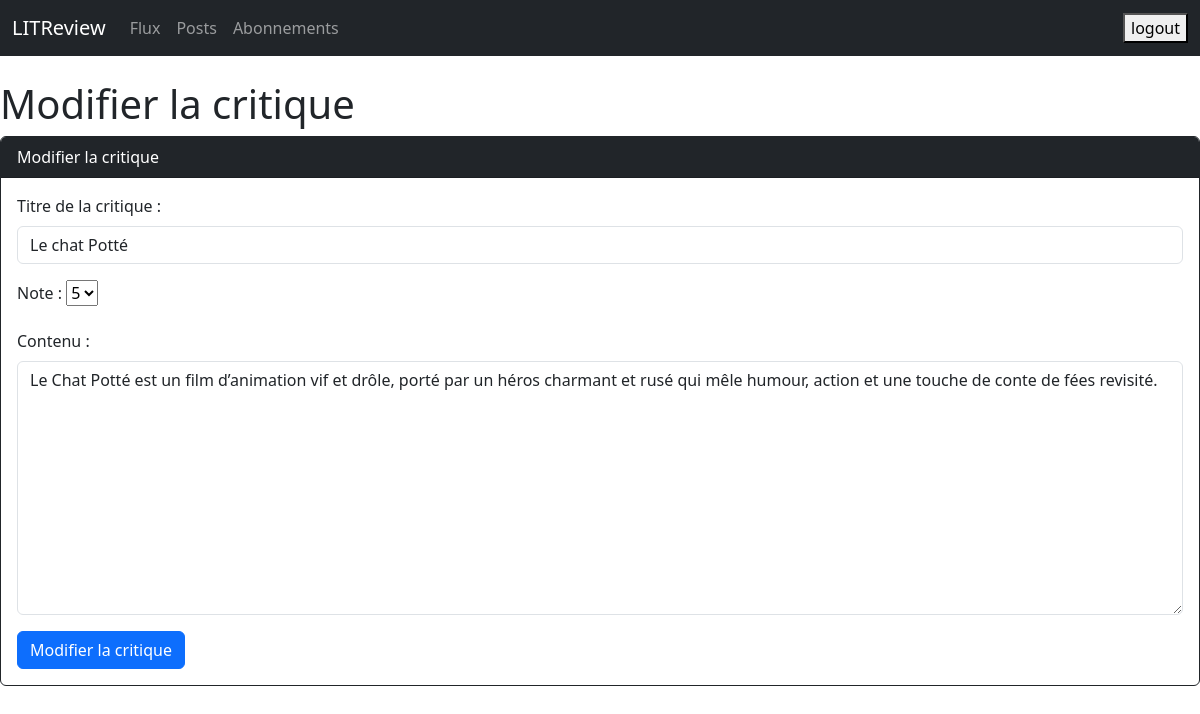
The app's page /reviews/review/12/edit/ (signed in) with its own data.
### reviews/models.py (models this page shows)
class Review(models.Model):
    ticket = models.ForeignKey(to=Ticket, on_delete=models.CASCADE)
    rating = models.PositiveSmallIntegerField(
        validators=[MinValueValidator(0), MaxValueValidator(5)])
    headline = models.CharField(max_length=128)
    body = models.CharField(max_length=8192, blank=True)
    user = models.ForeignKey(
        to=settings.AUTH_USER_MODEL, on_delete=models.CASCADE)
    time_created = models.DateTimeField(auto_now_add=True)

### reviews/views.py (the view)
# urls.py: path('review/<int:review_id>/edit/', views.edit_review, name='edit_review'),
@login_required
def edit_review(request, review_id):
    review = get_object_or_404(Review, id=review_id, user=request.user)
    if request.method == 'POST':
        review_form = ReviewForm(request.POST, instance=review)  # Pré-remplir la review
        if review_form.is_valid():
            review_form.save()  # Sauvegarder la review mise à jour
            return redirect('ticket-list')  # Redirection après modification
    else:
        review_form = ReviewForm(instance=review)
    return render(request, 'reviews/edit_review.html', {
        'review_form': review_form,
        'review': review
    })

### reviews/forms.py
class ReviewForm(forms.ModelForm):
    class Meta:
        model = Review
        fields = ['headline', 'rating', 'body']
    headline = forms.CharField(required=False, widget=forms.TextInput(attrs={'class': 'form-control'}))
    rating = forms.CharField(required=False, widget=forms.Select(choices=[(i, i) for i in range(6)]))
    body = forms.CharField(required=False, widget=forms.Textarea(attrs={'class': 'form-control'}))

### templates/reviews/edit_review.html (shortened to what this page needs)
<!DOCTYPE html>
<html lang="fr">
<head>
    <link href="https://cdn.jsdelivr.net/npm/bootstrap@5.3.3/dist/css/bootstrap.min.css" rel="stylesheet">
</head>
<body>
<nav class="navbar navbar-expand-lg navbar-dark bg-dark mb-4">
    <div class="container-fluid">
        <a class="navbar-brand" href="{% url 'login' %}">LITReview</a>
        <div class="collapse navbar-collapse">
            <ul class="navbar-nav me-auto">
                <li class="nav-item"><a class="nav-link" href="{% url 'flux' %}">Flux</a></li>
                <li class="nav-item"><a class="nav-link" href="{% url 'posts' %}">Posts</a></li>
                <li class="nav-item"><a class="nav-link" href="{% url 'abonnements' %}">Abonnements</a></li>
            </ul>
            <form method="post" action="{% url 'logout' %}">
                <button type="submit">logout</button>
            </form>
        </div>
    </div>
</nav>
<div class="form-container">
    <h1>Modifier la critique</h1>
    <div class="card border-dark mb-4">
        <div class="card-header bg-dark text-white">Modifier la critique</div>
        <div class="card-body">
            <form method="post">
                <div class="mb-3">
                    <label for="id_headline" class="form-label">Titre de la critique :</label>
                    {{ review_form.headline }}
                </div>
                <div class="mb-3">
                    <label for="id_rating" class="form-label">Note :</label>
                    {{ review_form.rating }}
                </div>
                <div class="mb-3">
                    <label for="id_body" class="form-label">Contenu :</label>
                    {{ review_form.body }}
                </div>
                <button type="submit" class="btn btn-primary">Modifier la critique</button>
            </form>
        </div>
    </div>
</div>
</body>
</html>

### records on screen
Review: headline "Le chat Potté", rating "5", body "Le Chat Potté est un film d’animation vif et drôle, porté par un héros charmant et rusé qui mêle humour, action et une touche de conte de fées revisité."
